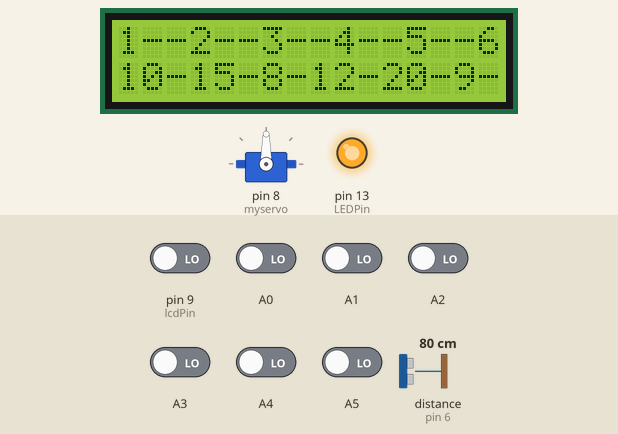
The sketch below on a simulated Arduino Uno, built with avr-gcc and run on an emulated ATmega328P. Shown: servo, 16×2 character LCD, output pins drawn as LEDs (lit = HIGH). Wiring (inferred from the names in the program): ultrasonic range finder: trigger pin 7; echo pin 6. Inputs (shaded band) come from the test bench; at power-on: A0–5, pin 9 (lcdPin) LOW, distance to the obstacle (sensor on pin 6) 80 cm. The echo pulse lasts 58.3 µs per cm; pins used as bus, display or sensor lines are not drawn; what the sketch prints to the serial monitor is not drawn.

Above: at 4.2 s.
4.3 s: distance to the obstacle (sensor on pin 6) set to 2 cm
At 5.3 s:
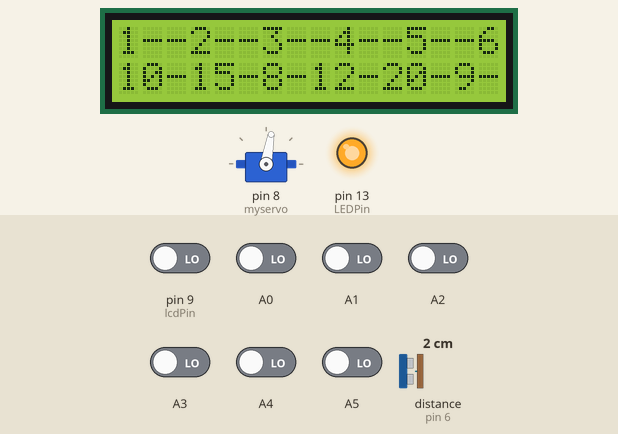
6.0 s: pin 9 (lcdPin) driven HIGH
9.1 s: pin 9 (lcdPin) driven LOW
At 9.5 s:
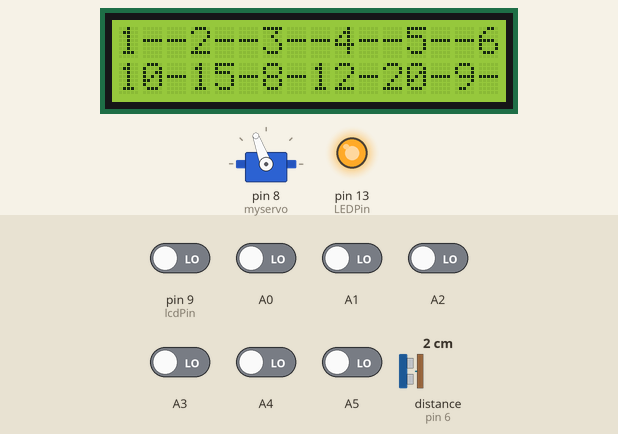
11.1 s: distance to the obstacle (sensor on pin 6) set to 60 cm
At 12.4 s:
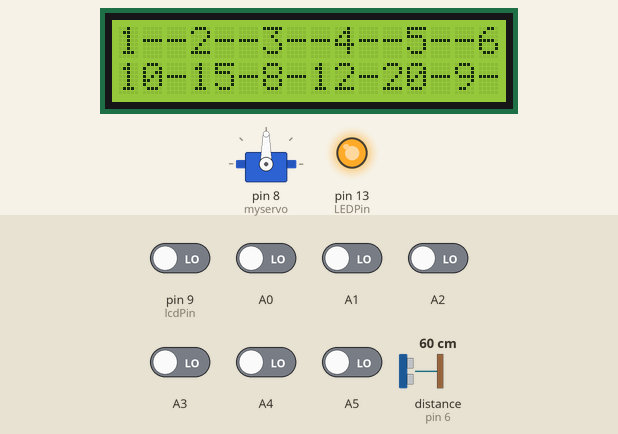
Timing chart, 0 to 14.1 s (numbered marks = the images above; inputs shaded):
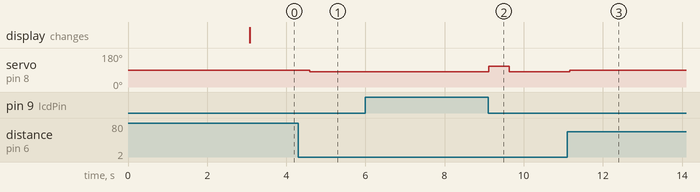

Measured:
- after the input at 4.3 s, servo on pin 8 (myservo): 90° → 80° after 0.30 s
- after the input at 6.0 s, every drawn part: stays the same
- after the input at 11.1 s, servo on pin 8 (myservo): 80° → 90° after 0.06 s

The sketch:

LCD_Servo.ino
```cpp
/*
  The circuit:
 * LCD RS pin to digital pin 12
 * LCD Enable pin to digital pin 11
 * LCD D4 pin to digital pin 5
 * LCD D5 pin to digital pin 4
 * LCD D6 pin to digital pin 3
 * LCD D7 pin to digital pin 2
 * LCD R/W pin to ground
 * LCD VSS pin to ground
 * LCD VCC pin to 5V
 * 10K resistor:
 * ends to +5V and ground
 * wiper to LCD VO pin (pin 3)
 */

//Flashing LED on Arduino board
#define LEDPin 13

int lcdPin = 9 ;

const int trigPin = 7;
const int echoPin = 6;

// include the library code:
#include <LiquidCrystal.h>
#include<Servo.h>

Servo myservo;
int pos=0;

int rotateFlag=1;

// initialize the library with the numbers of the interface pins
LiquidCrystal lcd(12, 11, 5, 4, 3, 2);


//Functions to find duration to reach object and come back to ultrasonic sensor
float trigger() {
     float duration;
     pinMode(trigPin, OUTPUT);
     digitalWrite(trigPin, LOW);
     delayMicroseconds(2);
     digitalWrite(trigPin, HIGH);
     delayMicroseconds(10);
     digitalWrite(trigPin, LOW);
     pinMode(echoPin, INPUT);
     duration = pulseIn(echoPin, HIGH);
     return(duration);
}

/*
 * Servo motor is continuous rotation motor.
 * It can rotate 360 degree
 * myservo.write(90) - 180 is the maximum anticlockwise speed
 * myservo.write(90) - 0 is the maximum clockwise speed
 * myservo.write(90) - no rotation
 */
void setup() {

  myservo.attach(8);
  myservo.write(90);  //no rotation

  pinMode(lcdPin,INPUT_PULLUP);
  digitalWrite(lcdPin,LOW);

  pinMode(LEDPin,OUTPUT);
  digitalWrite(LEDPin,HIGH);

  pinMode(A0,INPUT_PULLUP);
  digitalWrite(A0,LOW);
  pinMode(A1,INPUT_PULLUP);
  digitalWrite(A1,LOW);
  pinMode(A2,INPUT_PULLUP);
  digitalWrite(A2,LOW);
  pinMode(A3,INPUT_PULLUP);
  digitalWrite(A3,LOW);
  pinMode(A4,INPUT_PULLUP);
  digitalWrite(A4,LOW);
  pinMode(A5,INPUT_PULLUP);
  digitalWrite(A5,LOW);

  // set up the LCD's number of columns and rows:
  lcd.begin(16, 2);
  // Print a message to the LCD.
  lcd.print("Hello World!");
  delay(3000);

  Serial.begin(9600);
}

int C[]={10,15,8,12,20,9};  //set initial number of tablets
int i;
void loop()
{lcd.clear();
  lcd.setCursor(0,0);
  lcd.print("1--2--3--4--5--6");

  lcd.setCursor(0,1);
  for(i=0;i<=5;i++){      //display corresponding number of tablets
    lcd.print(C[i]);
    lcd.print("-");
  }
  delay(500);
  if(digitalRead(lcdPin)==1){     //if box is open and LEDs are on
    rotateFlag=0;
    changeLCD();
    digitalWrite(lcdPin,LOW);
  }
  else if(digitalRead(lcdPin)==0){     //if box is closed
    rotateFlag=1;

  }

  long duration, inches, cm;
     duration = trigger();
     inches = duration / 74 / 2;
     Serial.println(inches);


  if(inches<5 && rotateFlag==1){
        myservo.write(80);    //opens the box

    }

  else if(inches<5 && rotateFlag==0){
    myservo.write(110);       //closes the box
  }

  else if(inches>5){
    myservo.write(90);
  }


}

//function to change the counter of each box
void changeLCD(){
  if(digitalRead(A0)==HIGH){
    C[0]=C[0]-1;
  }
  if(digitalRead(A1)==HIGH){
    C[1]=C[1]-1;
  }
  if(digitalRead(A2)==HIGH){
    C[2]=C[2]-1;
  }
  if(digitalRead(A3)==HIGH){
    C[3]=C[3]-1;
  }
  if(digitalRead(A4)==HIGH){
    C[4]=C[4]-1;
    Serial.println(C[4]);
  }
  if(digitalRead(A5)==HIGH){
    C[5]=C[5]-1;
  }
  delay(3000);
}
```
